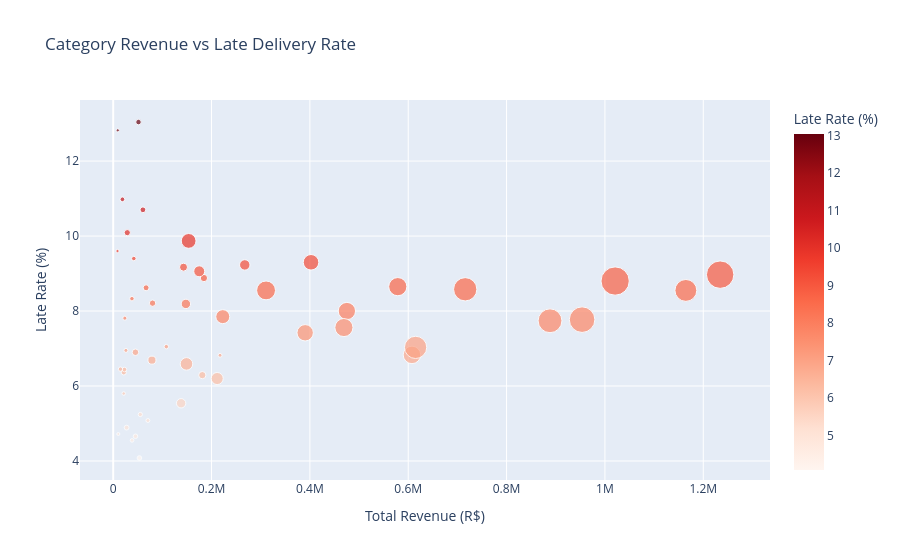

The notebook cell this image was saved under:
### Code cell
cat_analysis = df.groupby('product_category_name_english').agg(late_rate =('is_late','mean'),
                                                               total_revenue =('total_price','sum'),
                                                               order_count =('is_late','count')).reset_index()
cat_analysis['late_rate'] = round(cat_analysis['late_rate'] * 100,2)
cat_analysis = cat_analysis[cat_analysis['order_count'] >= 100]
fig = px.scatter(cat_analysis,
                 x='total_revenue',
                 y='late_rate',
                 size='order_count',
                 hover_name='product_category_name_english',
                 title='Category Revenue vs Late Delivery Rate',
                 labels={'total_revenue': 'Total Revenue (R$)',
                         'late_rate': 'Late Rate (%)',
                         'order_count': 'Order Count'},
                 color='late_rate',
                 color_continuous_scale='Reds')
fig.show()

### Figure 1 — Plotly figure (JSON) as saved in the notebook; plotly's stock layout.template omitted (floating-point values rounded to 4 significant figures)
{"data": [{"hovertemplate": "<b>%{hovertext}</b><br><br>Total Revenue (R$)=%{x}<br>Late Rate (%)=%{marker.color}<br>Order Count=%{marker.size}<extra></extra>", "hovertext": ["agro_industry_and_commerce", "air_conditioning", "art", "audio", "auto", "baby", "bed_bath_table", "books_general_interest", "books_technical", "christmas_supplies", "computers", "computers_accessories", "consoles_games", "construction_tools_construction", "construction_tools_lights", "construction_tools_safety", "cool_stuff", "costruction_tools_garden", "drinks", "electronics", "fashion_bags_accessories", "fashion_male_clothing", "fashion_shoes", "fashion_underwear_beach", "fixed_telephony", "food", "food_drink", "furniture_decor", "furniture_living_room", "garden_tools", "health_beauty", "home_appliances", "home_appliances_2", "home_confort", "home_construction", "housewares", "industry_commerce_and_business", "kitchen_dining_laundry_garden_furniture", "luggage_accessories", "market_place", "musical_instruments", "office_furniture", "perfumery", "pet_shop", "signaling_and_security", "small_appliances", "sports_leisure", "stationery", "telephony", "toys", "unknown", "watches_gifts"], "legendgroup": "", "marker": {"color": [5.08, 4.08, 7.81, 13.04, 8.65, 9.3, 8.8, 6.9, 10.98, 9.6, 6.82, 7.74, 8.19, 9.17, 9.4, 4.55, 6.83, 6.95, 6.36, 9.87, 6.59, 4.72, 6.44, 12.82, 5.24, 10.09, 6.45, 8.58, 8.62, 8.0, 8.97, 6.69, 7.05, 10.7, 8.21, 7.03, 8.33, 4.66, 5.54, 4.89, 8.88, 9.23, 7.42, 6.2, 5.8, 6.29, 7.77, 7.85, 8.55, 7.56, 9.06, 8.55], "coloraxis": "coloraxis", "size": [177, 245, 192, 345, 3790, 2773, 9156, 493, 255, 125, 176, 6500, 1014, 731, 234, 154, 3512, 187, 283, 2503, 1807, 106, 233, 117, 210, 436, 217, 6213, 406, 3427, 8614, 747, 227, 383, 463, 5679, 228, 236, 1011, 266, 608, 1246, 3072, 1678, 138, 604, 7488, 2241, 4082, 3768, 1380, 5476], "sizemode": "area", "sizeref": 22.89, "symbol": "circle"}, "mode": "markers", "name": "", "orientation": "v", "showlegend": false, "type": "scatter", "x": [70570.0, 53310.0, 23700.0, 51440.0, 578800.0, 402300.0, 1021000.0, 45230.0, 18790.0, 8754.0, 217300.0, 888300.0, 147800.0, 143000.0, 41960.0, 38390.0, 607600.0, 25830.0, 21600.0, 153400.0, 149000.0, 10450.0, 22930.0, 9306.0, 55140.0, 28610.0, 14810.0, 715900.0, 66930.0, 475300.0, 1234000.0, 78830.0, 108000.0, 60450.0, 80060.0, 615000.0, 38120.0, 45330.0, 138100.0, 27300.0, 184500.0, 267600.0, 390400.0, 211400.0, 21390.0, 181200.0, 953600.0, 222800.0, 310900.0, 469200.0, 175000.0, 1165000.0], "xaxis": "x", "y": [5.08, 4.08, 7.81, 13.04, 8.65, 9.3, 8.8, 6.9, 10.98, 9.6, 6.82, 7.74, 8.19, 9.17, 9.4, 4.55, 6.83, 6.95, 6.36, 9.87, 6.59, 4.72, 6.44, 12.82, 5.24, 10.09, 6.45, 8.58, 8.62, 8.0, 8.97, 6.69, 7.05, 10.7, 8.21, 7.03, 8.33, 4.66, 5.54, 4.89, 8.88, 9.23, 7.42, 6.2, 5.8, 6.29, 7.77, 7.85, 8.55, 7.56, 9.06, 8.55], "yaxis": "y"}], "layout": {"coloraxis": {"colorbar": {"title": {"text": "Late Rate (%)"}}, "colorscale": [[0, "rgb(255,245,240)"], [0.125, "rgb(254,224,210)"], [0.25, "rgb(252,187,161)"], [0.375, "rgb(252,146,114)"], [0.5, "rgb(251,106,74)"], [0.625, "rgb(239,59,44)"], [0.75, "rgb(203,24,29)"], [0.875, "rgb(165,15,21)"], [1, "rgb(103,0,13)"]]}, "legend": {"itemsizing": "constant", "tracegroupgap": 0}, "title": {"text": "Category Revenue vs Late Delivery Rate"}, "xaxis": {"anchor": "y", "domain": [0, 1], "title": {"text": "Total Revenue (R$)"}}, "yaxis": {"anchor": "x", "domain": [0, 1], "title": {"text": "Late Rate (%)"}}}}
